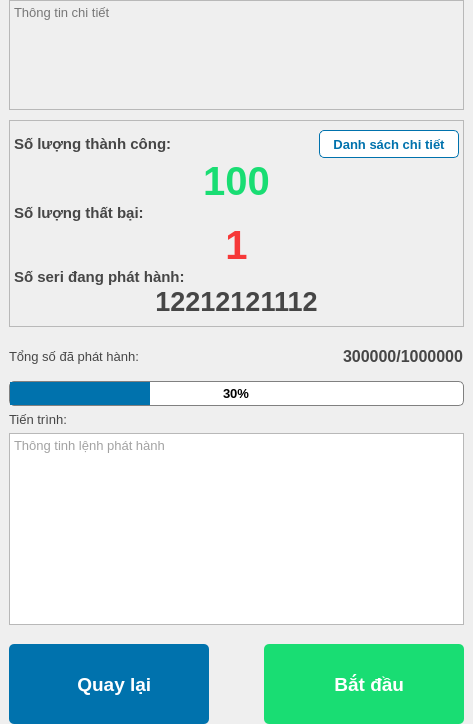
          <widget class="QWidget" name="page_6">
           <layout class="QVBoxLayout" name="verticalLayout_25">
            <property name="spacing">
             <number>10</number>
            </property>
            <property name="leftMargin">
             <number>0</number>
            </property>
            <property name="topMargin">
             <number>0</number>
            </property>
            <property name="rightMargin">
             <number>0</number>
            </property>
            <property name="bottomMargin">
             <number>0</number>
            </property>
            <item>
             <widget class="QFrame" name="frame_6">
              <property name="frameShape">
               <enum>QFrame::NoFrame</enum>
              </property>
              <property name="frameShadow">
               <enum>QFrame::Raised</enum>
              </property>
              <layout class="QVBoxLayout" name="verticalLayout_22">
               <property name="spacing">
                <number>10</number>
               </property>
               <property name="topMargin">
                <number>0</number>
               </property>
               <property name="bottomMargin">
                <number>0</number>
               </property>
               <item>
                <widget class="QTextEdit" name="rtb_info_ro_selected">
                 <property name="enabled">
                  <bool>false</bool>
                 </property>
                 <property name="maximumSize">
                  <size>
                   <width>16777215</width>
                   <height>110</height>
                  </size>
                 </property>
                 <property name="font">
                  <font>
                   <pointsize>10</pointsize>
                  </font>
                 </property>
                 <property name="placeholderText">
                  <string>Thông tin chi tiết</string>
                 </property>
                </widget>
               </item>
               <item>
                <widget class="QFrame" name="frame_7">
                 <property name="styleSheet">
                  <string notr="true">#frame_7 {
	border:1 solid #B9B9B9;
	padding: 0px 4px; 
}</string>
                 </property>
                 <property name="frameShape">
                  <enum>QFrame::NoFrame</enum>
                 </property>
                 <property name="frameShadow">
                  <enum>QFrame::Raised</enum>
                 </property>
                 <layout class="QVBoxLayout" name="verticalLayout_23">
                  <property name="spacing">
                   <number>0</number>
                  </property>
                  <property name="leftMargin">
                   <number>0</number>
                  </property>
                  <property name="rightMargin">
                   <number>0</number>
                  </property>
                  <item>
                   <layout class="QHBoxLayout" name="horizontalLayout_15">
                    <item>
                     <widget class="QLabel" name="label_14">
                      <property name="font">
                       <font>
                        <pointsize>11</pointsize>
                        <weight>75</weight>
                        <bold>true</bold>
                       </font>
                      </property>
                      <property name="styleSheet">
                       <string notr="true">color:#464646</string>
                      </property>
                      <property name="text">
                       <string>Số lượng thành công:</string>
                      </property>
                     </widget>
                    </item>
                    <item>
                     <spacer name="horizontalSpacer_11">
                      <property name="orientation">
                       <enum>Qt::Horizontal</enum>
                      </property>
                      <property name="sizeHint" stdset="0">
                       <size>
                        <width>40</width>
                        <height>20</height>
                       </size>
                      </property>
                     </spacer>
                    </item>
                    <item>
                     <widget class="QPushButton" name="btn_detail_success">
                      <property name="minimumSize">
                       <size>
                        <width>140</width>
                        <height>28</height>
                       </size>
                      </property>
                      <property name="maximumSize">
                       <size>
                        <width>140</width>
                        <height>28</height>
                       </size>
                      </property>
                      <property name="font">
                       <font>
                        <pointsize>10</pointsize>
                        <weight>75</weight>
                        <bold>true</bold>
                       </font>
                      </property>
                      <property name="styleSheet">
                       <string notr="true">#btn_detail_success{
	border:1 solid #0072AD;
	border-radius: 5px;
	background: #FFFFFF;
	color:#0072AD;
	padding: 0px 5px;
}
#btn_detail_success:pressed
{
	border-radius: 5px;
	border:none;
	background: #216081;
 	color:#FFFFFF ;
	padding: 0px 5px;
}</string>
                      </property>
                      <property name="text">
                       <string>Danh sách chi tiết</string>
                      </property>
                      <property name="iconSize">
                       <size>
                        <width>20</width>
                        <height>20</height>
                       </size>
                      </property>
                     </widget>
                    </item>
                   </layout>
                  </item>
                  <item>
                   <widget class="QLabel" name="lbl_num_success">
                    <property name="font">
                     <font>
                      <family>Segoe UI</family>
                      <pointsize>30</pointsize>
                      <weight>75</weight>
                      <bold>true</bold>
                     </font>
                    </property>
                    <property name="layoutDirection">
                     <enum>Qt::LeftToRight</enum>
                    </property>
                    <property name="styleSheet">
                     <string notr="true">color: #19DD73
</string>
                    </property>
                    <property name="lineWidth">
                     <number>1</number>
                    </property>
                    <property name="text">
                     <string>100</string>
                    </property>
                    <property name="alignment">
                     <set>Qt::AlignCenter</set>
                    </property>
                   </widget>
                  </item>
                  <item>
                   <widget class="QLabel" name="label_16">
                    <property name="font">
                     <font>
                      <pointsize>11</pointsize>
                      <weight>75</weight>
                      <bold>true</bold>
                     </font>
                    </property>
                    <property name="styleSheet">
                     <string notr="true">color:#464646</string>
                    </property>
                    <property name="text">
                     <string>Số lượng thất bại:</string>
                    </property>
                   </widget>
                  </item>
                  <item>
                   <widget class="QLabel" name="lbl_num_fail">
                    <property name="font">
                     <font>
                      <family>Segoe UI</family>
                      <pointsize>30</pointsize>
                      <weight>75</weight>
                      <bold>true</bold>
                     </font>
                    </property>
                    <property name="layoutDirection">
                     <enum>Qt::LeftToRight</enum>
                    </property>
                    <property name="styleSheet">
                     <string notr="true">	color: #F63838;
	padding: 0px 5px;
</string>
                    </property>
                    <property name="text">
                     <string>1</string>
                    </property>
                    <property name="alignment">
                     <set>Qt::AlignCenter</set>
                    </property>
                   </widget>
                  </item>
                  <item>
                   <widget class="QLabel" name="label_17">
                    <property name="font">
                     <font>
                      <pointsize>11</pointsize>
                      <weight>75</weight>
                      <bold>true</bold>
                     </font>
                    </property>
                    <property name="styleSheet">
                     <string notr="true">color:#464646</string>
                    </property>
                    <property name="text">
                     <string>Số seri đang phát hành:</string>
                    </property>
                   </widget>
                  </item>
                  <item>
                   <widget class="QLabel" name="lbl_numberSeri">
                    <property name="font">
                     <font>
                      <family>Segoe UI</family>
                      <pointsize>20</pointsize>
                      <weight>75</weight>
                      <bold>true</bold>
                     </font>
                    </property>
                    <property name="layoutDirection">
                     <enum>Qt::LeftToRight</enum>
                    </property>
                    <property name="styleSheet">
                     <string notr="true">color:#464646;</string>
                    </property>
                    <property name="text">
                     <string>12212121112</string>
                    </property>
                    <property name="alignment">
                     <set>Qt::AlignCenter</set>
                    </property>
                   </widget>
                  </item>
                 </layout>
                </widget>
               </item>
              </layout>
             </widget>
            </item>
            <item>
             <widget class="QFrame" name="frame_9">
              <property name="frameShape">
               <enum>QFrame::NoFrame</enum>
              </property>
              <property name="frameShadow">
               <enum>QFrame::Raised</enum>
              </property>
              <layout class="QVBoxLayout" name="verticalLayout_24">
               <item>
                <layout class="QHBoxLayout" name="horizontalLayout_16">
                 <property name="bottomMargin">
                  <number>9</number>
                 </property>
                 <item>
                  <widget class="QLabel" name="label_18">
                   <property name="font">
                    <font>
                     <pointsize>10</pointsize>
                    </font>
                   </property>
                   <property name="styleSheet">
                    <string notr="true">color: #464646;</string>
                   </property>
                   <property name="text">
                    <string>Tổng số đã phát hành: </string>
                   </property>
                  </widget>
                 </item>
                 <item>
                  <spacer name="horizontalSpacer_12">
                   <property name="orientation">
                    <enum>Qt::Horizontal</enum>
                   </property>
                   <property name="sizeHint" stdset="0">
                    <size>
                     <width>40</width>
                     <height>20</height>
                    </size>
                   </property>
                  </spacer>
                 </item>
                 <item>
                  <widget class="QLabel" name="lbl_total_success">
                   <property name="font">
                    <font>
                     <pointsize>12</pointsize>
                     <weight>75</weight>
                     <bold>true</bold>
                    </font>
                   </property>
                   <property name="styleSheet">
                    <string notr="true">color:#464646;</string>
                   </property>
                   <property name="text">
                    <string>300000/1000000</string>
                   </property>
                  </widget>
                 </item>
                </layout>
               </item>
               <item>
                <widget class="QProgressBar" name="progressBar">
                 <property name="font">
                  <font>
                   <family>Segoe UI</family>
                   <pointsize>10</pointsize>
                   <weight>75</weight>
                   <bold>true</bold>
                  </font>
                 </property>
                 <property name="styleSheet">
                  <string notr="true">QProgressBar {
    border: 1px solid grey;
    border-radius: 5px;
}

QProgressBar::chunk {
    background-color: #0072AD;
    width: 20px;
}</string>
                 </property>
                 <property name="value">
                  <number>30</number>
                 </property>
                 <property name="alignment">
                  <set>Qt::AlignCenter</set>
                 </property>
                </widget>
               </item>
               <item>
                <widget class="QLabel" name="label_19">
                 <property name="font">
                  <font>
                   <pointsize>10</pointsize>
                  </font>
                 </property>
                 <property name="styleSheet">
                  <string notr="true">	color: #464646;
</string>
                 </property>
                 <property name="text">
                  <string>Tiến trình:</string>
                 </property>
                </widget>
               </item>
               <item>
                <widget class="QPlainTextEdit" name="rtb_progress_release">
                 <property name="sizePolicy">
                  <sizepolicy hsizetype="MinimumExpanding" vsizetype="Preferred">
                   <horstretch>0</horstretch>
                   <verstretch>0</verstretch>
                  </sizepolicy>
                 </property>
                 <property name="minimumSize">
                  <size>
                   <width>0</width>
                   <height>0</height>
                  </size>
                 </property>
                 <property name="maximumSize">
                  <size>
                   <width>16777215</width>
                   <height>16777215</height>
                  </size>
                 </property>
                 <property name="font">
                  <font>
                   <family>Segoe UI</family>
                   <pointsize>10</pointsize>
                  </font>
                 </property>
                 <property name="styleSheet">
                  <string notr="true">color:#464646;</string>
                 </property>
                 <property name="readOnly">
                  <bool>true</bool>
                 </property>
                 <property name="placeholderText">
                  <string>Thông tinh lệnh phát hành</string>
                 </property>
                </widget>
               </item>
              </layout>
             </widget>
            </item>
            <item>
             <widget class="QFrame" name="frame_8">
              <property name="frameShape">
               <enum>QFrame::NoFrame</enum>
              </property>
              <property name="frameShadow">
               <enum>QFrame::Raised</enum>
              </property>
              <layout class="QVBoxLayout" name="verticalLayout_21">
               <property name="topMargin">
                <number>0</number>
               </property>
               <property name="bottomMargin">
                <number>0</number>
               </property>
               <item>
                <layout class="QHBoxLayout" name="horizontalLayout_14">
                 <property name="spacing">
                  <number>15</number>
                 </property>
                 <item>
                  <widget class="QPushButton" name="btn_return">
                   <property name="sizePolicy">
                    <sizepolicy hsizetype="Preferred" vsizetype="Preferred">
                     <horstretch>0</horstretch>
                     <verstretch>0</verstretch>
                    </sizepolicy>
                   </property>
                   <property name="minimumSize">
                    <size>
                     <width>200</width>
                     <height>80</height>
                    </size>
                   </property>
                   <property name="maximumSize">
                    <size>
                     <width>16777215</width>
                     <height>80</height>
                    </size>
                   </property>
                   <property name="font">
                    <font>
                     <family>Arial</family>
                     <pointsize>14</pointsize>
                     <weight>75</weight>
                     <italic>false</italic>
                     <bold>true</bold>
                    </font>
                   </property>
                   <property name="layoutDirection">
                    <enum>Qt::LeftToRight</enum>
                   </property>
                   <property name="styleSheet">
                    <string notr="true">#btn_return{ border:none; border-radius: 5px; background: #0072AD; color:#FFFFFF; padding: 0px 5px; }
#btn_return:pressed{ border-radius: 5px; border:none; background: #216081; color:#FFFFFF ; padding: 0px 5px; }</string>
                   </property>
                   <property name="text">
                    <string>  Quay lại</string>
                   </property>
                   <property name="icon">
                    <iconset resource="Image.qrc">
                     <normaloff>:/newPrefix/image/icon_back.png</normaloff>:/newPrefix/image/icon_back.png</iconset>
                   </property>
                   <property name="iconSize">
                    <size>
                     <width>40</width>
                     <height>40</height>
                    </size>
                   </property>
                  </widget>
                 </item>
                 <item>
                  <spacer name="horizontalSpacer_10">
                   <property name="orientation">
                    <enum>Qt::Horizontal</enum>
                   </property>
                   <property name="sizeHint" stdset="0">
                    <size>
                     <width>40</width>
                     <height>20</height>
                    </size>
                   </property>
                  </spacer>
                 </item>
                 <item>
                  <widget class="QPushButton" name="btn_start">
                   <property name="sizePolicy">
                    <sizepolicy hsizetype="Preferred" vsizetype="Preferred">
                     <horstretch>0</horstretch>
                     <verstretch>0</verstretch>
                    </sizepolicy>
                   </property>
                   <property name="minimumSize">
                    <size>
                     <width>200</width>
                     <height>80</height>
                    </size>
                   </property>
                   <property name="maximumSize">
                    <size>
                     <width>16777215</width>
                     <height>80</height>
                    </size>
                   </property>
                   <property name="font">
                    <font>
                     <family>Arial</family>
                     <pointsize>14</pointsize>
                     <weight>75</weight>
                     <italic>false</italic>
                     <bold>true</bold>
                    </font>
                   </property>
                   <property name="layoutDirection">
                    <enum>Qt::RightToLeft</enum>
                   </property>
                   <property name="styleSheet">
                    <string notr="true">#btn_start{ border:none; border-radius: 5px; background: #19DD73; color:#FFFFFF; padding: 0px 5px; }
#btn_start:pressed { border-radius: 5px; border:none; background: #14A255; color:#FFFFFF ; padding: 0px 5px; }</string>
                   </property>
                   <property name="text">
                    <string>   Bắt đầu </string>
                   </property>
                   <property name="icon">
                    <iconset resource="Image.qrc">
                     <normaloff>:/newPrefix/image/icon_start.png</normaloff>:/newPrefix/image/icon_start.png</iconset>
                   </property>
                   <property name="iconSize">
                    <size>
                     <width>40</width>
                     <height>40</height>
                    </size>
                   </property>
                  </widget>
                 </item>
                </layout>
               </item>
              </layout>
             </widget>
            </item>
           </layout>
          </widget>
